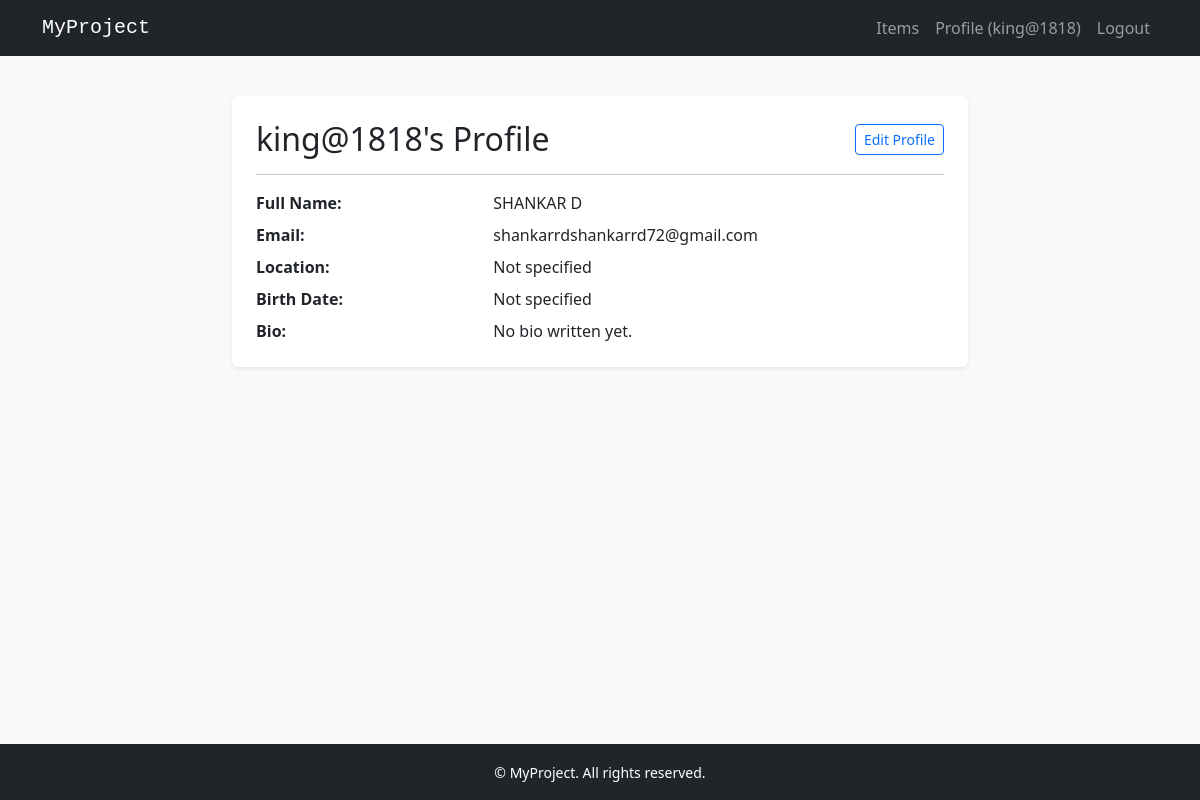
/user/profile/ (signed in), run on the app's committed database.
### user/models.py (models this page shows, shortened)
class Profile(models.Model):
    user = models.OneToOneField(User, on_delete=models.CASCADE)
    bio = models.TextField(max_length=500, blank=True)
    location = models.CharField(max_length=100, blank=True)
    birth_date = models.DateField(null=True, blank=True)

### user/views.py (the view)
# urls.py: path('profile/', views.profile_view, name='profile'),
@login_required
def profile_view(request):
    profile, created = Profile.objects.get_or_create(user=request.user)
    return render(request, 'profile.html', {'profile': profile})

### templates/profile.html (shortened to what this page needs)
{% extends 'base.html' %}
{% block content %}
<div class="row justify-content-center">
    <div class="col-md-8">
        <div class="card shadow-sm border-0">
            <div class="card-body p-4">
                <div class="d-flex justify-content-between align-items-center mb-3">
                    <h2 class="card-title mb-0">{{ user.username }}'s Profile</h2>
                    <a href="{% url 'edit_profile' %}" class="btn btn-outline-primary btn-sm">Edit Profile</a>
                </div>
                <hr>
                <div class="row">
                    <div class="col-sm-4 fw-bold">Full Name:</div>
                    <div class="col-sm-8">{{ user.get_full_name|default:"Not provided" }}</div>
                </div>
                <div class="row mt-2">
                    <div class="col-sm-4 fw-bold">Email:</div>
                    <div class="col-sm-8">{{ user.email|default:"Not provided" }}</div>
                </div>
                <div class="row mt-2">
                    <div class="col-sm-4 fw-bold">Location:</div>
                    <div class="col-sm-8">{{ profile.location|default:"Not specified" }}</div>
                </div>
                <div class="row mt-2">
                    <div class="col-sm-4 fw-bold">Birth Date:</div>
                    <div class="col-sm-8">{{ profile.birth_date|default:"Not specified" }}</div>
                </div>
                <div class="row mt-2">
                    <div class="col-sm-4 fw-bold">Bio:</div>
                    <div class="col-sm-8">{{ profile.bio|default:"No bio written yet." }}</div>
                </div>
            </div>
        </div>
    </div>
</div>
{% endblock %}

### templates/base.html (shortened to what this page needs)
<!DOCTYPE html>
<html lang="en">
<head>
    <link href="https://cdn.jsdelivr.net/npm/bootstrap@5.3.3/dist/css/bootstrap.min.css" rel="stylesheet">
</head>
<body class="bg-light d-flex flex-column min-vh-100">
    <nav class="navbar navbar-expand-lg navbar-dark bg-dark">
        <div class="container">
            <a class="navbar-brand font-monospace" href="{% url 'crud_list' %}">MyProject</a>
            <div class="collapse navbar-collapse" id="navbarNav">
                <ul class="navbar-nav ms-auto">
                    {% if user.is_authenticated %}
                        <li class="nav-item">
                            <a class="nav-link" href="{% url 'crud_list' %}">Items</a>
                        </li>
                        <li class="nav-item">
                            <a class="nav-link" href="{% url 'profile' %}">Profile ({{ user.username }})</a>
                        </li>
                        <li class="nav-item">
                            <a class="nav-link" href="{% url 'logout' %}">Logout</a>
                        </li>
                    {% endif %}
                </ul>
            </div>
        </div>
    </nav>
    <main class="container my-4 flex-grow-1">
        {% block content %}{% endblock %}
    </main>
    <footer class="bg-dark text-white text-center py-3 mt-auto">
        <div class="container">
            <small>&copy; MyProject. All rights reserved.</small>
        </div>
    </footer>
</body>
</html>

### data on the page
Profile: location "Not specified", birth_date "Not specified", bio "No bio written yet."

### other printed values
{{ user.username }} "king@1818"
{{ user.get_full_name|default:"Not provided" }} "SHANKAR D"
{{ user.email|default:"Not provided" }} "shankarrdshankarrd72@gmail.com"
